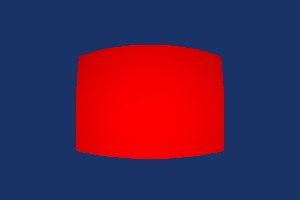

This chart was generated by the following Python code:
#!/usr/bin/env python

# Demonstrate vtkImprintFilter with sphere sources using projected imprint
# output type, rendering the imprinted result colored by cell field data.

# Factory overrides
import vtkmodules.vtkInteractionStyle  # noqa: F401
import vtkmodules.vtkRenderingFreeType  # noqa: F401
import vtkmodules.vtkRenderingOpenGL2  # noqa: F401

from vtkmodules.vtkFiltersModeling import vtkImprintFilter
from vtkmodules.vtkFiltersSources import vtkSphereSource
from vtkmodules.vtkRenderingCore import (
    vtkActor,
    vtkPolyDataMapper,
    vtkRenderWindow,
    vtkRenderWindowInteractor,
    vtkRenderer,
)

radius = 10.0
resolution = 4

# Target sphere (quarter)
target = vtkSphereSource()
target.SetRadius(radius)
target.SetCenter(0, 0, 0)
target.LatLongTessellationOn()
target.SetThetaResolution(4 * resolution)
target.SetPhiResolution(4 * resolution)
target.SetStartTheta(0)
target.SetEndTheta(90)

# Imprint sphere (smaller angular range, higher resolution)
imprint = vtkSphereSource()
imprint.SetRadius(radius)
imprint.SetCenter(0, 0, 0)
imprint.LatLongTessellationOn()
imprint.SetThetaResolution(8 * resolution)
imprint.SetPhiResolution(4 * resolution)
imprint.SetStartTheta(12)
imprint.SetEndTheta(57)
imprint.SetStartPhi(60.0)
imprint.SetEndPhi(120.0)

# Produce projected imprint
imprint_filter = vtkImprintFilter()
imprint_filter.SetTargetConnection(target.GetOutputPort())
imprint_filter.SetImprintConnection(imprint.GetOutputPort())
imprint_filter.SetOutputTypeToProjectedImprint()
imprint_filter.SetTolerance(0.085)
imprint_filter.Update()

# Imprint result mapper colored by ImprintedCells field
imprint_filter_mapper = vtkPolyDataMapper()
imprint_filter_mapper.SetInputConnection(imprint_filter.GetOutputPort())
imprint_filter_mapper.SetScalarRange(0, 2)
imprint_filter_mapper.SetScalarModeToUseCellFieldData()
imprint_filter_mapper.SelectColorArray("ImprintedCells")

imprint_filter_actor = vtkActor()
imprint_filter_actor.SetMapper(imprint_filter_mapper)
imprint_filter_actor.GetProperty().SetColor(1, 0, 0)

# Renderer
renderer = vtkRenderer()
renderer.AddActor(imprint_filter_actor)
renderer.SetBackground(0.1, 0.2, 0.4)

# Window
render_window = vtkRenderWindow()
render_window.AddRenderer(renderer)
render_window.SetSize(300, 200)
render_window.SetWindowName("imprint sphere projected")

# Scene
camera = renderer.GetActiveCamera()
camera.SetPosition(1, 0.5, 0)
camera.SetFocalPoint(0, 0, 0)
renderer.ResetCamera()

# Interactor
interactor = vtkRenderWindowInteractor()
interactor.SetRenderWindow(render_window)

interactor.Initialize()
interactor.Start()
